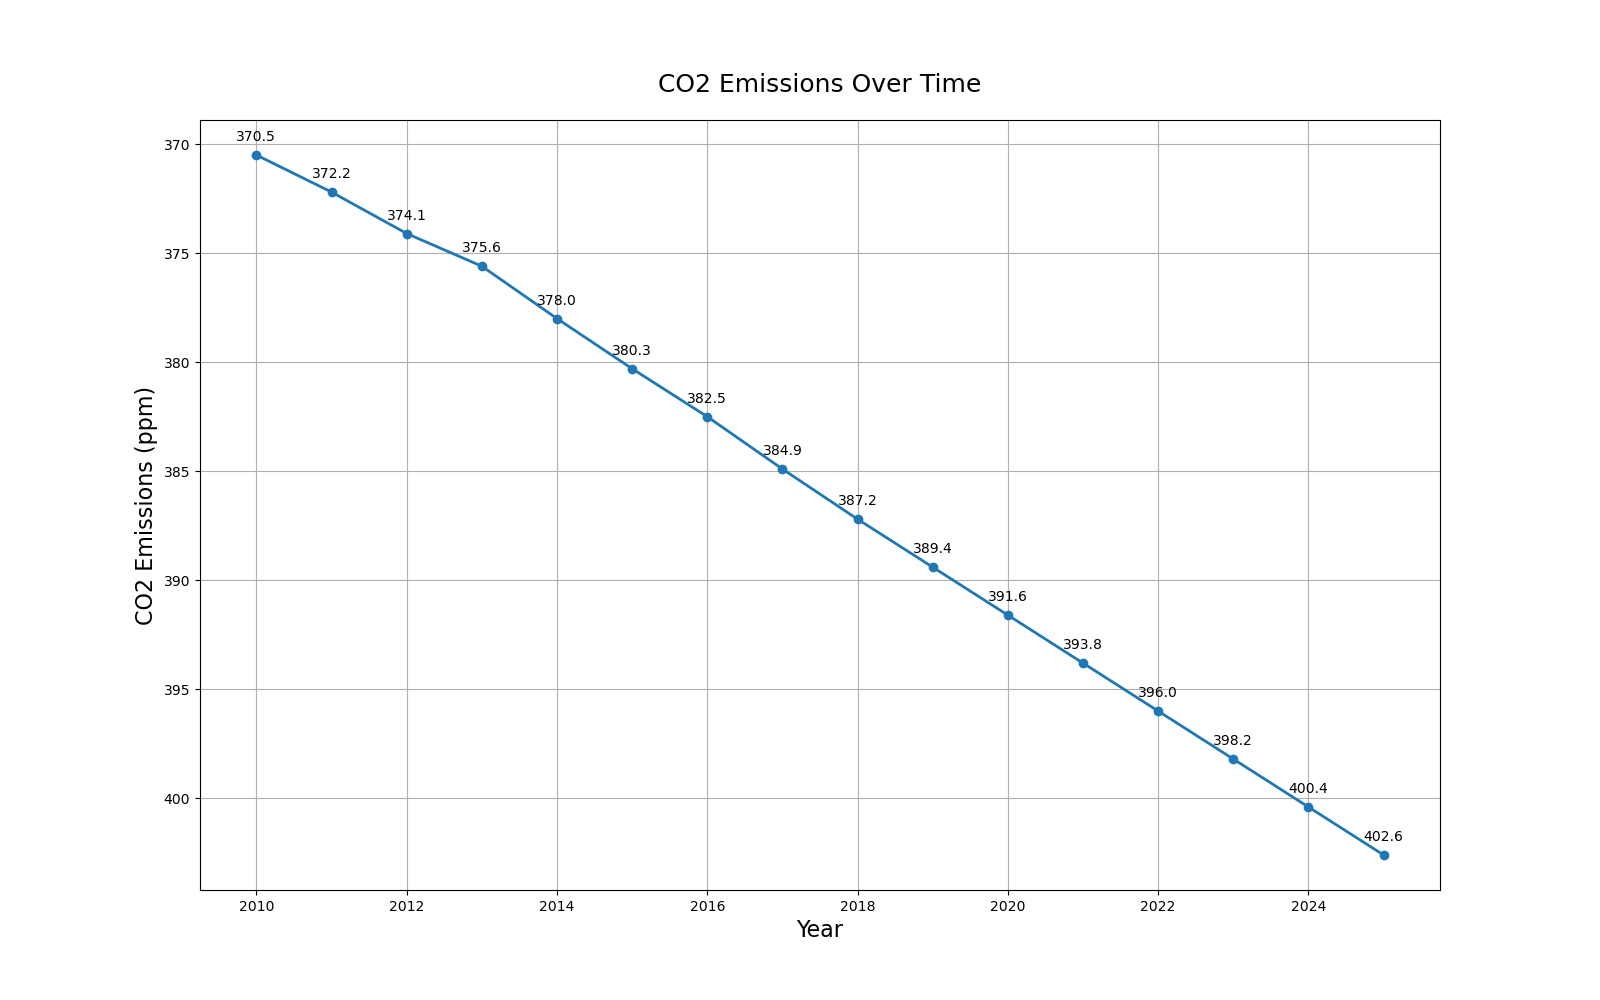

Recreate this plot in Python.

import matplotlib.pyplot as plt

years = [2010, 2011, 2012, 2013, 2014, 2015, 2016, 2017, 2018, 2019, 2020, 2021, 2022, 2023, 2024, 2025]
co2_emissions = [370.5, 372.2, 374.1, 375.6, 378.0, 380.3, 382.5, 384.9, 387.2, 389.4, 391.6, 393.8, 396.0, 398.2, 400.4, 402.6]

fig, ax = plt.subplots(figsize=(16, 10))

ax.plot(years, co2_emissions, color='#1f77b4', marker='o', linewidth=2)

ax.set_title('CO2 Emissions Over Time', fontsize=18, pad=20)
ax.set_xlabel('Year', fontsize=16)
ax.set_ylabel('CO2 Emissions (ppm)', fontsize=16)

for year, emission in zip(years, co2_emissions):
    ax.annotate(f'{emission}', xy=(year, emission), textcoords="offset points", xytext=(0,10), ha='center')

plt.grid(True)
plt.gca().invert_yaxis()
plt.show()
